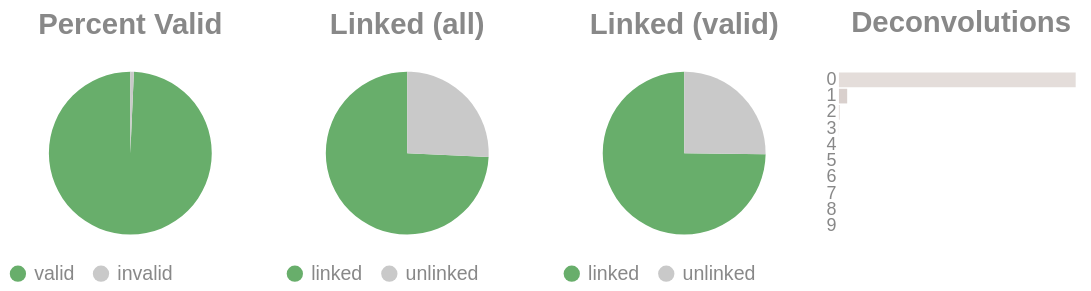

The code cell stored with this chart in its notebook:
### Code cell
if SKIPLR:
    pass
else:
    clash = Counter()
    for i in valids['molecule'].to_list():
        _mol = i.split("-")
        if len(_mol) == 1:
            clash.update('0')
        else:
            clash.update(_mol[-1])

    _d = {"deconvolutions": [], 'count': []}
    for k,v in clash.items():
        _d['deconvolutions'].append(k)
        _d['count'].append(v)

    tot_valid = valids['reads'].sum()
    mask = valids['reads'] >= 2
    n_linked_reads = valids.filter(mask)['reads'].sum()
    if n_linked_reads == 0:
        print_html("No linked molecules (>=2 reads) were detected; skipping linked-only distributions.")
        SKIPLR = True
    else:
        perc_valid = round(tot_valid / n_reads, 4)
        linked_perc_abs = round(n_linked_reads / n_reads, 4)
        linked_perc = round(n_linked_reads / tot_valid, 4)

    _valid = pl.DataFrame({"valids": ['valid', 'invalid'], "count": [tot_valid, n_reads - tot_valid]})
    _linked_abs = pl.DataFrame({"linked (absolute)": ['linked', 'unlinked'], "count": [n_linked_reads, n_reads - n_linked_reads]})
    _linked_rel = pl.DataFrame({"linked (valids)": ['linked', 'unlinked'], "count": [n_linked_reads, tot_valid - n_linked_reads]})

    (
        alt.hconcat(
            piechart(_valid, goodval = 'valid', title = "Percent Valid"),
            piechart(_linked_abs, goodval = "linked", title =  "Linked (all)"),
            piechart(_linked_rel, goodval = "linked", title =  "Linked (valid)"),
            convolutionbar(pl.DataFrame(_d), title = "Deconvolutions"),
            center = True,
            bounds = 'flush'
        )
        .resolve_scale(color='independent')
        .resolve_legend('independent')
        .properties(usermeta={'embedOptions': {"actions": False}})
    ).display()

### Figure 1 — Vega-Lite specification as saved in the notebook (floating-point values rounded to 4 significant figures)
{"width": "container", "height": 400, "config": {"title": {"anchor": "start", "dy": -15, "fontSize": 18, "color": "#888888", "subtitleColor": "#888888", "subtitleFontSize": 14}, "arc": {"fill": "#0072B2"}, "axis": {"domainColor": "#888888", "domainWidth": 0.5, "gridWidth": 0.2, "grid": false, "titleFontWeight": 400, "titleFontSize": 15, "labelFontSize": 11, "labelColor": "#888888", "tickColor": "#888888", "tickWidth": 0.2, "titleColor": "#888888"}, "axisBand": {"grid": false}, "axisX": {"grid": true, "tickSize": 10, "domainCap": "round"}, "axisY": {"domain": false, "grid": true, "tickSize": 0, "domainCap": "round"}, "background": "transparent", "header": {"labelFontSize": 15, "labelColor": "#888888", "titleFontSize": 15, "titleFontWeight": 600, "titleColor": "#888888"}, "legend": {"labelFont": "sans-serif", "labelFontSize": 12, "labelColor": "#888888", "symbolSize": 100, "symbolType": "circle", "titleFontSize": 12, "titlePadding": 10, "titleColor": "#888888", "title": null}, "range": {"category": ["#E69F00", "#56B4E9", "#009E73", "#F0E442", "#0072B2", "#D55E00", "#CC79A7", "#000000"], "diverging": ["#cfe8f3", "#a2d4ec", "#73bfe2", "#46abdb", "#1696d2", "#12719e"]}, "area": {"fill": "#0072B2", "fillOpacity": 0.7, "line": true, "strokeOpacity": 0.7}, "line": {"color": "#0072B2", "stroke": "#0072B2", "strokeWidth": 2}, "trail": {"color": "#0072B2", "stroke": "#0072B2", "strokeWidth": 0, "size": 1}, "point": {"filled": true, "fillOpacity": 1.0, "size": 95}, "text": {"color": "#888888", "fontSize": 11, "align": "right", "fontWeight": 400, "size": 11}, "bar": {"fill": "#0072B2", "stroke": null}, "view": {"stroke": null, "continuousWidth": 660, "continuousHeight": 400}}, "hconcat": [{"data": {"name": "data-75983c0b802f5c45efe0500fc5937c61"}, "mark": {"type": "arc"}, "encoding": {"color": {"field": "valids", "legend": {"orient": "bottom", "title": null}, "scale": {"domain": ["valid", "invalid"], "range": ["#68ae6b", "#C9C9C9"]}, "title": "Valids", "type": "nominal"}, "theta": {"field": "count", "type": "quantitative"}, "tooltip": [{"field": "valids", "title": "Valids", "type": "ordinal"}, {"field": "percent", "format": ".2%", "title": "Percent", "type": "quantitative"}, {"field": "count", "title": "Count", "type": "quantitative"}]}, "height": 100, "title": {"text": "Percent Valid", "align": "center", "anchor": "middle"}, "transform": [{"calculate": "datum.count / 13289938", "as": "percent"}], "width": 150}, {"data": {"name": "data-bbcce6d1b6321391cc9885c2057d8c9c"}, "mark": {"type": "arc"}, "encoding": {"color": {"field": "linked (absolute)", "legend": {"orient": "bottom", "title": null}, "scale": {"domain": ["linked", "unlinked"], "range": ["#68ae6b", "#C9C9C9"]}, "title": "Linked (Absolute)", "type": "nominal"}, "theta": {"field": "count", "type": "quantitative"}, "tooltip": [{"field": "linked (absolute)", "title": "Linked (Absolute)", "type": "ordinal"}, {"field": "percent", "format": ".2%", "title": "Percent", "type": "quantitative"}, {"field": "count", "title": "Count", "type": "quantitative"}]}, "height": 100, "title": {"text": "Linked (all)", "align": "center", "anchor": "middle"}, "transform": [{"calculate": "datum.count / 13289938", "as": "percent"}], "width": 150}, {"data": {"name": "data-100d5d2c2b78f83c60a443e0d850beb9"}, "mark": {"type": "arc"}, "encoding": {"color": {"field": "linked (valids)", "legend": {"orient": "bottom", "title": null}, "scale": {"domain": ["linked", "unlinked"], "range": ["#68ae6b", "#C9C9C9"]}, "title": "Linked (Valids)", "type": "nominal"}, "theta": {"field": "count", "type": "quantitative"}, "tooltip": [{"field": "linked (valids)", "title": "Linked (Valids)", "type": "ordinal"}, {"field": "percent", "format": ".2%", "title": "Percent", "type": "quantitative"}, {"field": "count", "title": "Count", "type": "quantitative"}]}, "height": 100, "title": {"text": "Linked (valid)", "align": "center", "anchor": "middle"}, "transform": [{"calculate": "datum.count / 13196614", "as": "percent"}], "width": 150}, {"data": {"name": "data-b81cfa70ba51e150fd589a6df615926b"}, "mark": {"type": "bar"}, "encoding": {"color": {"field": "deconvolutions", "legend": null, "scale": {"scheme": "lightgreyred"}, "type": "nominal"}, "tooltip": [{"field": "deconvolutions", "title": "Deconvolutions", "type": "ordinal"}, {"field": "percent", "format": ".2%", "title": "Percent", "type": "quantitative"}, {"field": "count", "title": "Count", "type": "quantitative"}], "x": {"axis": null, "field": "count", "type": "quantitative"}, "y": {"field": "deconvolutions", "sort": "ascending", "title": null, "type": "nominal"}}, "height": 100, "title": {"text": "Deconvolutions", "align": "center", "anchor": "middle"}, "transform": [{"calculate": "datum.count / 5528056", "as": "percent"}], "width": 150}], "bounds": "flush", "center": true, "resolve": {"legend": {"angle": "independent"}, "scale": {"color": "independent"}}, "usermeta": {"embedOptions": {"actions": false}}, "$schema": "https://vega.github.io/schema/vega-lite/v6.1.0.json", "datasets": {"data-75983c0b802f5c45efe0500fc5937c61": [{"valids": "valid", "count": 13196614}, {"valids": "invalid", "count": 93324}], "data-bbcce6d1b6321391cc9885c2057d8c9c": [{"linked (absolute)": "linked", "count": 9866085}, {"linked (absolute)": "unlinked", "count": 3423853}], "data-100d5d2c2b78f83c60a443e0d850beb9": [{"linked (valids)": "linked", "count": 9866085}, {"linked (valids)": "unlinked", "count": 3330529}], "data-b81cfa70ba51e150fd589a6df615926b": [{"deconvolutions": "0", "count": 5328966}, {"deconvolutions": "1", "count": 185626}, {"deconvolutions": "2", "count": 11997}, {"deconvolutions": "3", "count": 1242}, {"deconvolutions": "4", "count": 177}, {"deconvolutions": "5", "count": 33}, {"deconvolutions": "6", "count": 10}, {"deconvolutions": "7", "count": 3}, {"deconvolutions": "8", "count": 1}, {"deconvolutions": "9", "count": 1}]}}
